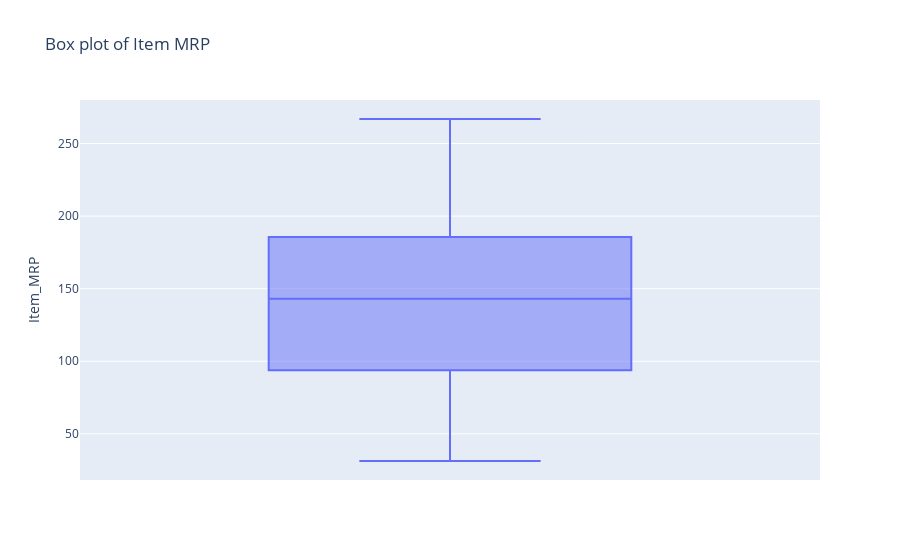

Notebook source saved alongside this figure:
### Markdown cell above
2. Item MRP

### Code cell
ex.box(data_frame=df, y=df["Item_MRP"], title="Box plot of Item MRP")

### Figure 1 — Plotly figure (JSON) as saved in the notebook; plotly's stock layout.template omitted (floating-point values rounded to 4 significant figures; data arrays with more than 128 entries replaced by an {"elided": "..."} marker saying what was removed)
{"data": [{"alignmentgroup": "True", "hovertemplate": "Item_MRP=%{y}<extra></extra>", "legendgroup": "", "marker": {"color": "#636efa"}, "name": "", "notched": false, "offsetgroup": "", "orientation": "v", "showlegend": false, "type": "box", "x0": " ", "xaxis": "x", "y": {"elided": "8523 float values"}, "y0": " ", "yaxis": "y"}], "layout": {"boxmode": "group", "legend": {"tracegroupgap": 0}, "title": {"text": "Box plot of Item MRP"}, "xaxis": {"anchor": "y", "domain": [0, 1]}, "yaxis": {"anchor": "x", "domain": [0, 1], "title": {"text": "Item_MRP"}}}}
